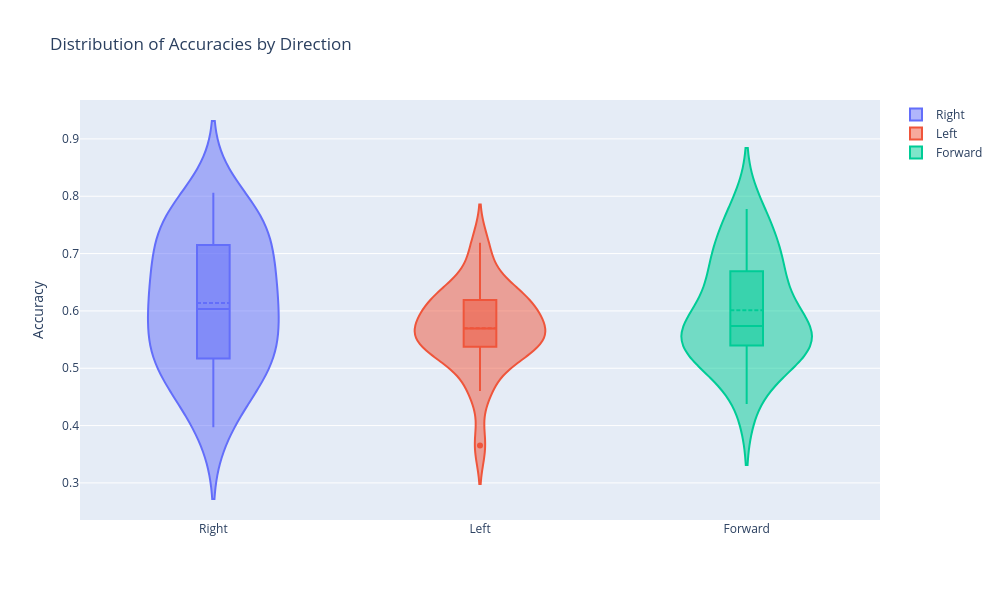
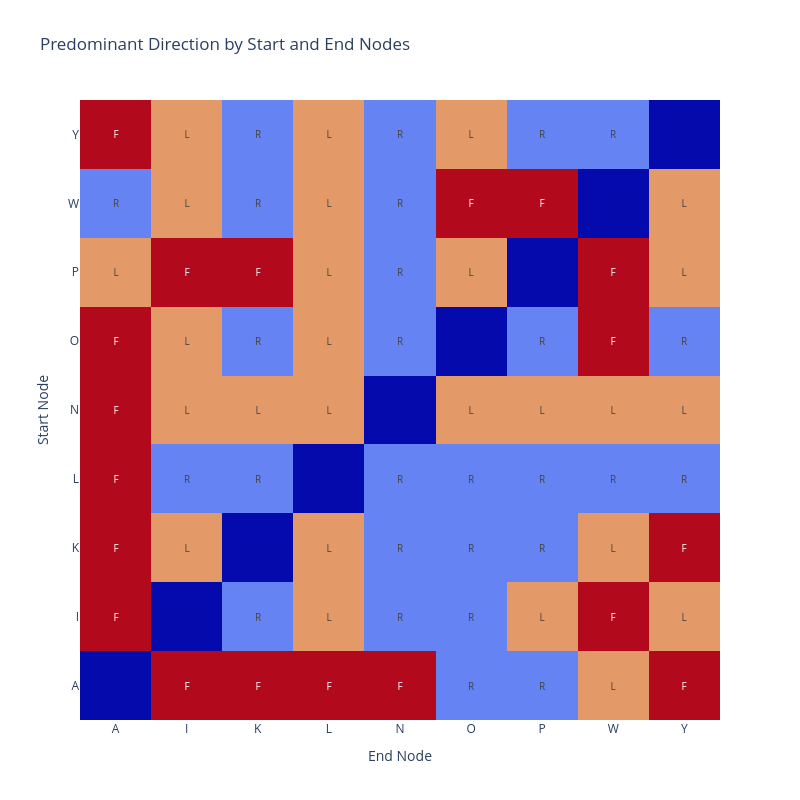

Write notebook code for charts like these, in order.
### Code cell
# Determine groups
print(overall_RL_labels)

print(len(racc), len(lacc), len(facc))



# Create violin plots for R/L/F accuracies
fig = go.Figure()

# Add violin plots for each direction
fig.add_trace(go.Violin(
    y=racc,
    name='Right',
    box_visible=True,
    meanline_visible=True
))

fig.add_trace(go.Violin(
    y=lacc, 
    name='Left',
    box_visible=True,
    meanline_visible=True
))

fig.add_trace(go.Violin(
    y=facc,
    name='Forward',
    box_visible=True,
    meanline_visible=True
))

fig.update_layout(
    title='Distribution of Accuracies by Direction',
    yaxis_title='Accuracy',
    width=1000,
    height=600,
    showlegend=True
)

fig.show()

# Create a heatmap showing R/L/F distribution by start/end nodes
start_nodes = sorted(list(set(test_df['StartAt'])))
end_nodes = sorted(list(set(test_df['EndAt'])))

# Create matrix to store R/L/F values
direction_matrix = np.empty((len(start_nodes), len(end_nodes)), dtype='object')

# Fill matrix with predominant direction for each start-end pair
for i, start in enumerate(start_nodes):
    for j, end in enumerate(end_nodes):

        direction_matrix[i,j] = overall_RL_labels.get((start, end), "")

# Create heatmap
fig = go.Figure(data=go.Heatmap(
    z=[[1 if cell == 'R' else 2 if cell == 'L' else 3 if cell == 'F' else 0 for cell in row] for row in direction_matrix],
    x=end_nodes,
    y=start_nodes,
    text=direction_matrix,
    texttemplate="%{text}",
    textfont={"size":10},
    colorscale=[[0, 'white'], 
                [0.25, 'lightblue'],  # R
                [0.5, 'lightgreen'],  # L 
                [0.75, 'pink']],      # F
    showscale=False
))

fig.update_layout(
    title='Predominant Direction by Start and End Nodes',
    xaxis_title='End Node',
    yaxis_title='Start Node',
    width=800,
    height=800
)

fig.show()

### Figure 1 — Plotly figure (JSON) as saved in the notebook; plotly's stock layout.template omitted (floating-point values rounded to 4 significant figures)
{"data": [{"box": {"visible": true}, "meanline": {"visible": true}, "name": "Right", "type": "violin", "y": [0.6825, 0.5, 0.5556, 0.8061, 0.6667, 0.75, 0.7581, 0.4677, 0.5781, 0.5882, 0.746, 0.6515, 0.5079, 0.6719, 0.5147, 0.6032, 0.75, 0.3971, 0.4286, 0.7778, 0.4839, 0.6032, 0.7258, 0.5238, 0.5441, 0.619, 0.6667]}, {"box": {"visible": true}, "meanline": {"visible": true}, "name": "Left", "type": "violin", "y": [0.6349, 0.5294, 0.4762, 0.5294, 0.619, 0.6119, 0.6866, 0.6349, 0.5938, 0.5625, 0.7188, 0.5556, 0.6324, 0.3651, 0.5441, 0.5397, 0.5714, 0.5672, 0.5846, 0.5238, 0.5373, 0.5873, 0.6232, 0.4603, 0.5397, 0.5882]}, {"box": {"visible": true}, "meanline": {"visible": true}, "name": "Forward", "type": "violin", "y": [0.5556, 0.5469, 0.7463, 0.7258, 0.5556, 0.5735, 0.6875, 0.5238, 0.5397, 0.6508, 0.5882, 0.4375, 0.6716, 0.6618, 0.5942, 0.7778, 0.5397, 0.5323, 0.5147]}], "layout": {"height": 600, "showlegend": true, "title": {"text": "Distribution of Accuracies by Direction"}, "width": 1000, "yaxis": {"title": {"text": "Accuracy"}}}}

### Figure 2 — Plotly figure (JSON) as saved in the notebook; plotly's stock layout.template omitted (floating-point values rounded to 4 significant figures)
{"data": [{"colorscale": [[0, "white"], [0.25, "lightblue"], [0.5, "lightgreen"], [0.75, "pink"]], "showscale": false, "text": [["", "F", "F", "F", "F", "R", "R", "L", "F"], ["F", "", "R", "L", "R", "R", "L", "F", "L"], ["F", "L", "", "L", "R", "R", "R", "L", "F"], ["F", "R", "R", "", "R", "R", "R", "R", "R"], ["F", "L", "L", "L", "", "L", "L", "L", "L"], ["F", "L", "R", "L", "R", "", "R", "F", "R"], ["L", "F", "F", "L", "R", "L", "", "F", "L"], ["R", "L", "R", "L", "R", "F", "F", "", "L"], ["F", "L", "R", "L", "R", "L", "R", "R", ""]], "textfont": {"size": 10}, "texttemplate": "%{text}", "type": "heatmap", "x": ["A", "I", "K", "L", "N", "O", "P", "W", "Y"], "y": ["A", "I", "K", "L", "N", "O", "P", "W", "Y"], "z": [[0, 3, 3, 3, 3, 1, 1, 2, 3], [3, 0, 1, 2, 1, 1, 2, 3, 2], [3, 2, 0, 2, 1, 1, 1, 2, 3], [3, 1, 1, 0, 1, 1, 1, 1, 1], [3, 2, 2, 2, 0, 2, 2, 2, 2], [3, 2, 1, 2, 1, 0, 1, 3, 1], [2, 3, 3, 2, 1, 2, 0, 3, 2], [1, 2, 1, 2, 1, 3, 3, 0, 2], [3, 2, 1, 2, 1, 2, 1, 1, 0]]}], "layout": {"height": 800, "title": {"text": "Predominant Direction by Start and End Nodes"}, "width": 800, "xaxis": {"title": {"text": "End Node"}}, "yaxis": {"title": {"text": "Start Node"}}}}
